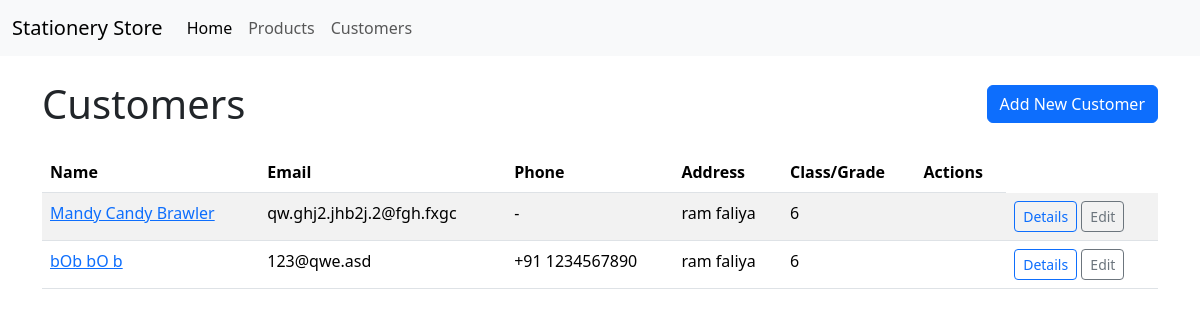
Before: /customers/ with the older database file.
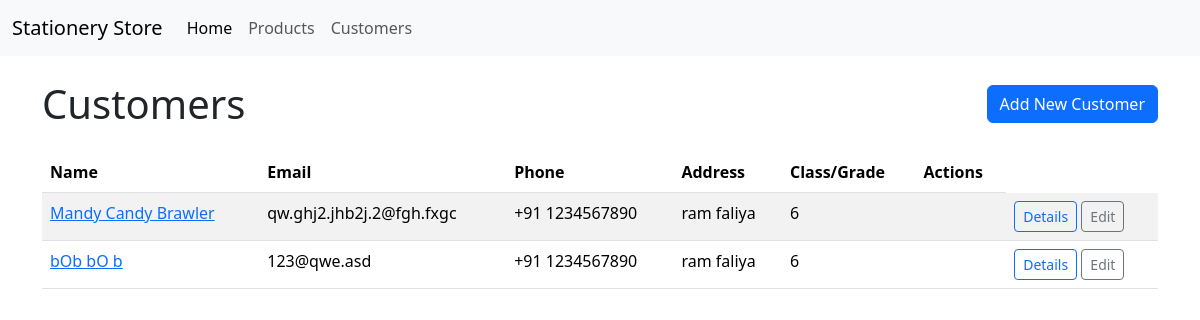
After: the same page with the newer database file.
### customers/models.py (models this page shows, shortened)
class Customer(models.Model):
    first_name = models.CharField(max_length=100)
    middle_name = models.CharField(max_length=100, blank=True, null=True) # Optional
    last_name = models.CharField(max_length=100)
    country_code = models.CharField(
        max_length=5, # e.g., "+91", "+44", "+1" - adjust length if needed
        blank=True,
        null=True,
        default='+91', # Default to India's code
        verbose_name="Country Code"
    )
    phone_number = models.CharField(
        max_length=20, # Max length for local part
        blank=True,
        null=True,
        verbose_name="Phone Number (Local Part)" # Keep verbose name descriptive
    )
    email = models.EmailField(max_length=254, blank=True, null=True, unique=True) # Optional, but must be unique if provided
    school_grade = models.CharField(max_length=50, blank=True, null=True, verbose_name="Class") # Label changed earlier
    address = models.CharField(max_length=255, blank=True, null=True, verbose_name="Address")
    address_hint = models.CharField(max_length=255, blank=True, null=True, verbose_name="Address Hint", help_text="E.g., Landmark, Floor, Apartment number")
    postal_code = models.CharField(max_length=20, blank=True, null=True) # Kept postal code
    notes = models.TextField(blank=True, null=True) # General notes/preferences
    created_at = models.DateTimeField(auto_now_add=True)
    updated_at = models.DateTimeField(auto_now=True)
    class Meta:
        ordering = ('last_name', 'first_name') # Order customers by name
    @property
    def full_name(self):
        if self.middle_name:
            return f"{self.first_name} {self.middle_name} {self.last_name}"
        return f"{self.first_name} {self.last_name}"
    @property
    def full_phone_number(self):
        if self.country_code and self.phone_number:
            return f"{self.country_code} {self.phone_number}"
        elif self.phone_number: # If only local part exists (e.g., older data or code missing)
            return self.phone_number
        else:
            return None # Or return an empty string "" if preferred

### customers/views.py (the view)
# urls.py: path('', views.customer_list_view, name='customer_list'),
def customer_list_view(request):
    customers = Customer.objects.all()
    context = {
        'customers': customers,
    }
    return render(request, 'customers/customer_list.html', context)

### customers/templates/customers/customer_list.html (shortened to what this page needs)
{% extends "base.html" %}
{% block content %}
  <div class="d-flex justify-content-between align-items-center mb-4">
    <h1 class="mb-0">Customers</h1>
    <a href="{% url 'customers:customer_add' %}" class="btn btn-primary">
       Add New Customer
    </a>
  </div>
  {% if customers %}
    <div class="table-responsive">
      <table class="table table-striped table-hover">
        <thead>
          <tr>
            <th scope="col">Name</th>
            <th scope="col">Email</th>
            <th scope="col">Phone</th>
            <th scope="col">Address</th>
            <th scope="col">Class/Grade</th>
            <th scope="col">Actions</th>
          </tr>
        </thead>
        <tbody>
            {% for customer in customers %}
              <tr>
                <td><a href="{% url 'customers:customer_detail' pk=customer.pk %}">{{ customer.full_name }}</a></td>
                <td>{{ customer.email|default:"-" }}</td>
                <td>{{ customer.full_phone_number|default:"-" }}</td>
                <td>{{ customer.address|default:"-" }}</td>
                <td>{{ customer.school_grade|default:"-" }}</td>
                <td></td>
                <td>
                    <a href="{% url 'customers:customer_detail' pk=customer.pk %}" class="btn btn-sm btn-outline-primary">Details</a>
                    <a href="{% url 'customers:customer_edit' pk=customer.pk %}" class="btn btn-sm btn-outline-secondary">Edit</a>
                </td>
              </tr>
            {% endfor %}
          </tbody>
      </table>
    </div>
  {% else %}
    <div class="alert alert-info" role="alert">
      No customers have been added yet.
      <a href="{% url 'customers:customer_add' %}" class="alert-link">Add the first customer!</a>
    </div>
  {% endif %}
{% endblock %}

Changed rows visible on the page:
changed Customer "Mandy Candy Brawler": full_phone_number "-" → "+91 1234567890"
